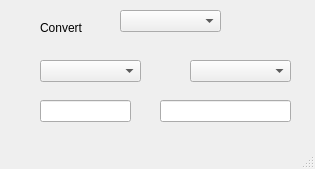
<?xml version="1.0" encoding="UTF-8"?>
<ui version="4.0">
 <class>MainWindow</class>
 <widget class="QMainWindow" name="MainWindow">
  <property name="geometry">
   <rect>
    <x>0</x>
    <y>0</y>
    <width>315</width>
    <height>169</height>
   </rect>
  </property>
  <property name="windowTitle">
   <string>Unit Converter</string>
  </property>
  <widget class="QWidget" name="centralwidget">
   <widget class="QComboBox" name="cmb_par">
    <property name="geometry">
     <rect>
      <x>120</x>
      <y>10</y>
      <width>101</width>
      <height>22</height>
     </rect>
    </property>
    <property name="currentText">
     <string/>
    </property>
   </widget>
   <widget class="QComboBox" name="cmb_unit_1">
    <property name="geometry">
     <rect>
      <x>40</x>
      <y>60</y>
      <width>101</width>
      <height>22</height>
     </rect>
    </property>
    <property name="currentText">
     <string/>
    </property>
   </widget>
   <widget class="QComboBox" name="cmb_unit_2">
    <property name="geometry">
     <rect>
      <x>190</x>
      <y>60</y>
      <width>101</width>
      <height>22</height>
     </rect>
    </property>
    <property name="currentText">
     <string/>
    </property>
   </widget>
   <widget class="QLabel" name="label">
    <property name="geometry">
     <rect>
      <x>40</x>
      <y>20</y>
      <width>49</width>
      <height>16</height>
     </rect>
    </property>
    <property name="text">
     <string>Convert</string>
    </property>
   </widget>
   <widget class="QLineEdit" name="lineEdit_1">
    <property name="geometry">
     <rect>
      <x>40</x>
      <y>100</y>
      <width>91</width>
      <height>22</height>
     </rect>
    </property>
   </widget>
   <widget class="QLineEdit" name="lineEdit_2">
    <property name="geometry">
     <rect>
      <x>160</x>
      <y>100</y>
      <width>131</width>
      <height>22</height>
     </rect>
    </property>
    <property name="readOnly">
     <bool>true</bool>
    </property>
   </widget>
  </widget>
  <widget class="QMenuBar" name="menubar">
   <property name="geometry">
    <rect>
     <x>0</x>
     <y>0</y>
     <width>315</width>
     <height>22</height>
    </rect>
   </property>
  </widget>
  <widget class="QStatusBar" name="statusbar"/>
 </widget>
 <resources/>
 <connections/>
</ui>
